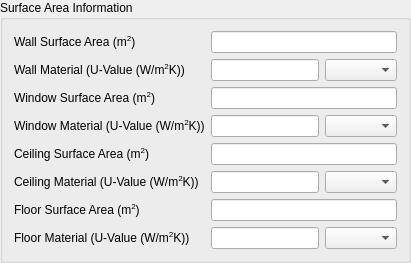
         <widget class="QGroupBox" name="groupBox_5">
          <property name="title">
           <string>Surface Area Information</string>
          </property>
          <layout class="QGridLayout" name="gridLayout_5">
           <item row="2" column="0">
            <widget class="QLabel" name="label_22">
             <property name="text">
              <string>&lt;html&gt;&lt;head/&gt;&lt;body&gt;&lt;p&gt;Window Surface Area (m&lt;span style=&quot; vertical-align:super;&quot;&gt;2&lt;/span&gt;)&lt;/p&gt;&lt;/body&gt;&lt;/html&gt;</string>
             </property>
             <property name="buddy">
              <cstring>LEWindowAreaHC</cstring>
             </property>
            </widget>
           </item>
           <item row="6" column="0">
            <widget class="QLabel" name="label_24">
             <property name="text">
              <string>&lt;html&gt;&lt;head/&gt;&lt;body&gt;&lt;p&gt;Floor Surface Area (m&lt;span style=&quot; vertical-align:super;&quot;&gt;2&lt;/span&gt;)&lt;/p&gt;&lt;/body&gt;&lt;/html&gt;</string>
             </property>
             <property name="buddy">
              <cstring>LEFloorAreaHC</cstring>
             </property>
            </widget>
           </item>
           <item row="5" column="0">
            <widget class="QLabel" name="label_43">
             <property name="text">
              <string>&lt;html&gt;&lt;head/&gt;&lt;body&gt;&lt;p&gt;Ceiling Material (U-Value (W/m&lt;span style=&quot; vertical-align:super;&quot;&gt;2&lt;/span&gt;K))&lt;/p&gt;&lt;/body&gt;&lt;/html&gt;</string>
             </property>
             <property name="buddy">
              <cstring>LECeilingMaterialHC</cstring>
             </property>
            </widget>
           </item>
           <item row="2" column="2" colspan="2">
            <widget class="QLineEdit" name="LEWindowAreaHC"/>
           </item>
           <item row="0" column="0">
            <widget class="QLabel" name="label_21">
             <property name="text">
              <string>&lt;html&gt;&lt;head/&gt;&lt;body&gt;&lt;p&gt;Wall Surface Area (m&lt;span style=&quot; vertical-align:super;&quot;&gt;2&lt;/span&gt;)&lt;/p&gt;&lt;/body&gt;&lt;/html&gt;</string>
             </property>
             <property name="buddy">
              <cstring>LEWallAreaHC</cstring>
             </property>
            </widget>
           </item>
           <item row="0" column="2" colspan="2">
            <widget class="QLineEdit" name="LEWallAreaHC"/>
           </item>
           <item row="3" column="0">
            <widget class="QLabel" name="label_42">
             <property name="text">
              <string>&lt;html&gt;&lt;head/&gt;&lt;body&gt;&lt;p&gt;Window Material (U-Value (W/m&lt;span style=&quot; vertical-align:super;&quot;&gt;2&lt;/span&gt;K))&lt;/p&gt;&lt;/body&gt;&lt;/html&gt;</string>
             </property>
             <property name="buddy">
              <cstring>LEWindowMaterialHC</cstring>
             </property>
            </widget>
           </item>
           <item row="4" column="0">
            <widget class="QLabel" name="label_23">
             <property name="text">
              <string>&lt;html&gt;&lt;head/&gt;&lt;body&gt;&lt;p&gt;Ceiling Surface Area (m&lt;span style=&quot; vertical-align:super;&quot;&gt;2&lt;/span&gt;)&lt;/p&gt;&lt;/body&gt;&lt;/html&gt;</string>
             </property>
             <property name="buddy">
              <cstring>LECeilingAreaHC</cstring>
             </property>
            </widget>
           </item>
           <item row="6" column="2" colspan="2">
            <widget class="QLineEdit" name="LEFloorAreaHC"/>
           </item>
           <item row="1" column="3">
            <widget class="QComboBox" name="WallMaterialHC"/>
           </item>
           <item row="3" column="2">
            <widget class="QLineEdit" name="LEWindowMaterialHC"/>
           </item>
           <item row="4" column="2" colspan="2">
            <widget class="QLineEdit" name="LECeilingAreaHC"/>
           </item>
           <item row="8" column="0">
            <widget class="QLabel" name="label_44">
             <property name="text">
              <string>&lt;html&gt;&lt;head/&gt;&lt;body&gt;&lt;p&gt;Floor Material (U-Value (W/m&lt;span style=&quot; vertical-align:super;&quot;&gt;2&lt;/span&gt;K))&lt;/p&gt;&lt;/body&gt;&lt;/html&gt;</string>
             </property>
             <property name="buddy">
              <cstring>LEFloorMaterialHC</cstring>
             </property>
            </widget>
           </item>
           <item row="1" column="2">
            <widget class="QLineEdit" name="LEWallMaterialHC"/>
           </item>
           <item row="1" column="0">
            <widget class="QLabel" name="label_41">
             <property name="text">
              <string>&lt;html&gt;&lt;head/&gt;&lt;body&gt;&lt;p&gt;Wall Material (U-Value (W/m&lt;span style=&quot; vertical-align:super;&quot;&gt;2&lt;/span&gt;K))&lt;/p&gt;&lt;/body&gt;&lt;/html&gt;</string>
             </property>
             <property name="buddy">
              <cstring>LEWallMaterialHC</cstring>
             </property>
            </widget>
           </item>
           <item row="5" column="3">
            <widget class="QComboBox" name="CeilingMaterialHC"/>
           </item>
           <item row="8" column="2">
            <widget class="QLineEdit" name="LEFloorMaterialHC"/>
           </item>
           <item row="8" column="3">
            <widget class="QComboBox" name="FloorMaterialHC"/>
           </item>
           <item row="5" column="2">
            <widget class="QLineEdit" name="LECeilingMaterialHC"/>
           </item>
           <item row="3" column="3">
            <widget class="QComboBox" name="WindowMaterialHC"/>
           </item>
          </layout>
         </widget>
